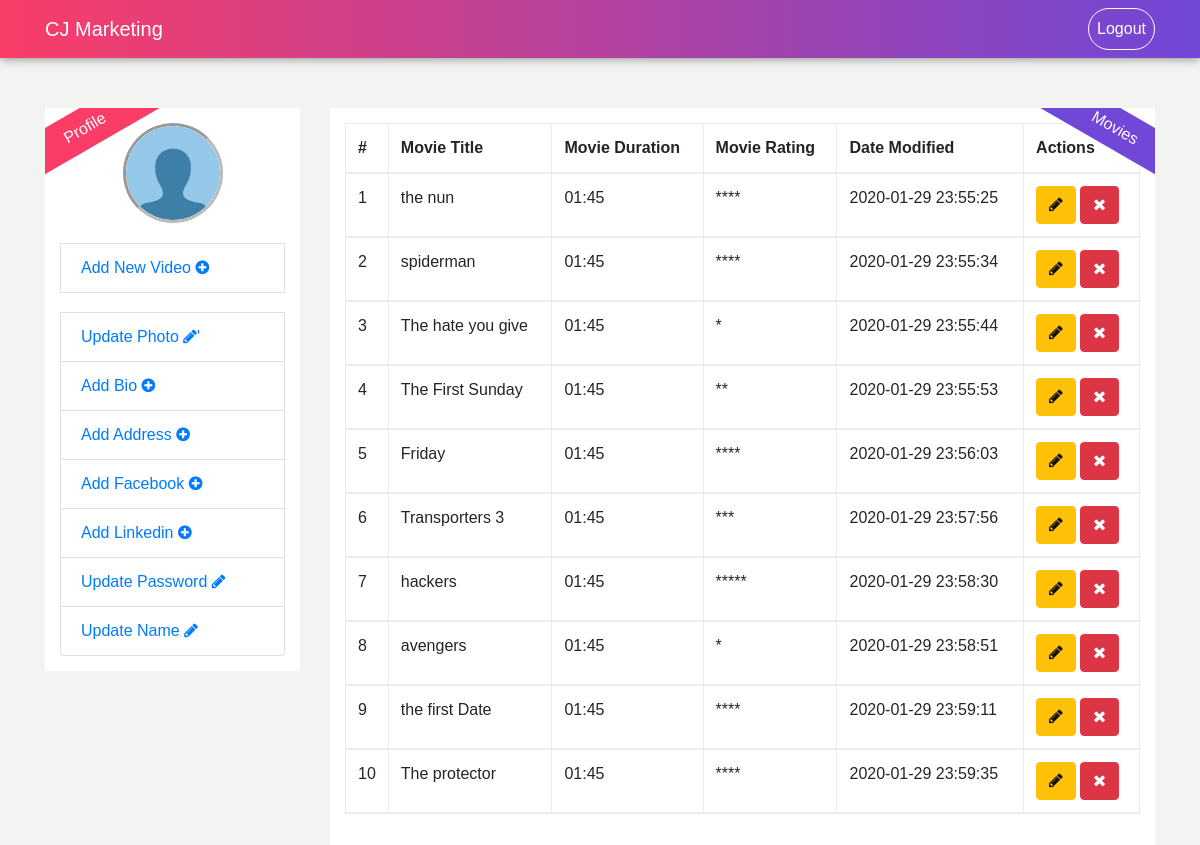
The page /profile/index.php (signed in) on the database its author committed.
### tables this page shows
CREATE TABLE `movies` (
  `id` int(11) NOT NULL AUTO_INCREMENT,
  `movie_title` varchar(100) NOT NULL,
  `movie_duration` varchar(100) NOT NULL,
  `movie_rating` int(10) NOT NULL,
  `date_modified` timestamp NOT NULL DEFAULT CURRENT_TIMESTAMP ON UPDATE CURRENT_TIMESTAMP,
  PRIMARY KEY (`id`)
);

### profile/functions/func.php (the view, shortened to what this page needs)
<?php include '../connection/db.php'; ?>
<?php
function links(){
	GLOBAL $db;
	$user_id = $_SESSION['user_id'];
	$Query = $db->prepare("SELECT * FROM users WHERE id = ?");
	$Query->execute(array($user_id));
	$r = $Query->fetch(PDO::FETCH_OBJ);
	$movies = "<a href='' data-target='#add_movies' data-toggle='modal'>Add New Video <i class='fa fa-plus-circle'></i></a>";
	if(empty($r->image)){
		$photo = "<img src='img/no_img.png' class='user_img'>";
		$photo_link = "<a href='add_photo.php'>Update Photo <i class='fa fa-pencil'></i>'</a>";
	}else{
		$photo = "<img src='img/$r->image' class='user_img'>";
		$photo_link = "<a href='add_photo.php'>Update Photo <i class='fa fa-pencil'></i></a>";
	}
	if(empty($r->bio)){
        $bio = "<a href='#' data-target='#bio' data-toggle='modal'>Add Bio <i class='fa fa-plus-circle'></i></a>";
	}else{
		$bio = "<a href='' data-target='#bio' data-toggle='modal'>Update Bio <i class='fa fa-pencil'></i></a>";
	}
	if(empty($r->address)){
		$address =  "<a href='address.php'>Add Address <i class='fa fa-plus-circle'></i></a>";
	} else {
		$address =  "<a href='address.php'>Update Address <i class='fa fa-pencil'></i></a>";
	}
	if(empty($r->facebook)){
		$facebook = "<a href='#' data-target='#facebook' data-toggle='modal'>Add Facebook <i class='fa fa-plus-circle'></i></a>";
	} else {
		$facebook = "<a href='#' data-target='#facebook' data-toggle='modal'>Update Facebook <i class='fa fa-pencil'></i></a>";
	}
	if(empty($r->linkedin)){
		$linkedin = "<a href='#' data-target='#linkedin' data-toggle='modal'>Add Linkedin <i class='fa fa-plus-circle'></i></a>";
	} else {
		$linkedin = "<a href='#' data-target='#linkedin' data-toggle='modal'>Update Linkedin <i class='fa fa-pencil'></i></a>";
	}
	echo "<ul class='list-group'>
	        $photo
	     <li class='list-group-item first-li'>$movies</li>
	     <li class='list-group-item first-li'>$photo_link</li>
         <li class='list-group-item'>$bio</li>
         <li class='list-group-item'>$address</li>
         <li class='list-group-item'>$facebook</li>
         <li class='list-group-item'>$linkedin</li>
         <li class='list-group-item'><a href='#' data-target='#update_password' data-toggle='modal'>Update Password <i class='fa fa-pencil'></i></a></li>
         <li class='list-group-item'><a href='#' data-target='#update_name' data-toggle='modal'>Update Name <i class='fa fa-pencil'></i></a></li>
	</ul>";
}
function list_movies(){
	GLOBAL $db;
	$Query = $db->prepare("SELECT * FROM movies");
	$Query->execute();
	$movies = $Query->fetchAll();
	foreach ($movies as $key => $value) {
		echo "<tr><td>".($key+1)."</td><td>".$value['movie_title']."</td><td>".$value['movie_duration']."</td>";
		if($value['movie_rating'] == "1"){
			$rating = "*";
		}
		elseif($value['movie_rating'] == "2"){
			$rating = "**";
		}
		elseif($value['movie_rating'] == "3"){
			$rating = "***";
		}
		elseif($value['movie_rating'] == "4"){
			$rating = "****";
		}
		elseif($value['movie_rating'] == "5"){
			$rating = "*****";
		}else{
			$rating = "Not Rated";
		}
		echo "<td>".$rating."</td><td>".$value['date_modified']."</td>
			<td><button class='btn btn-warning btnEditMovie' data-toggle='modal' data-target='#edit_Movies' movieId='".$value["id"]."'><i class='fa fa-pencil'></i></button>
            <button class='btn btn-danger btnDeleteMovie' movieId='".$value["id"]."'><i class='fa fa-times'></i></button>
			</td>
		</tr>";
	}
}
 ?>

### profile/index.php (shortened to what this page needs)
<?php include 'functions/func.php'; ?>
<!DOCTYPE html>
<html lang="en">
<head>
	<link rel="stylesheet" href="../assets/css/bootstrap.min.css">
	<link rel="stylesheet" href="../assets/css/style.css">
	<link rel="stylesheet" href="../assets/font-awesome/css/font-awesome.min.css">
	<link rel="stylesheet" href="../assets/css/profile.css">
</head>
<body>
	<?php include '../parts/nav.php'; ?>
    <div class="container contents">
    	<div class="row">
    		<div class="col-md-3">
    			<div class="left-area">
    				<?php links(); ?>
    			</div>
    		</div>
    		<div class="col-md-9">
    			<div class="right-area">
                <table class="table table-bordered table-striped">
                    <thead> <tr>
                                 <th style="width:10px">#</th>
                                 <th>Movie Title</th>
                                 <th>Movie Duration</th>
                                 <th>Movie Rating</th>
                                 <th>Date Modified</th>
                                 <th>Actions</th>
                                <?php list_movies(); ?>
                </table>
                 <?php include 'parts/change_password.php'; ?>
    			</div>
    		</div>
    	</div>
</body>
</html>

### parts/nav.php (shortened to what this page needs)
<nav class="navbar navbar-expand-sm navbar-light bg-light custom-nav">
	<div class="container">
		<a href="index.php" class="navbar-brand">CJ Marketing</a>
		<div class="collapse navbar-collapse" id="mynav">
			 <ul class="navbar-nav ml-auto">
			 	<li class="nav-item">
			 		<?php if(isset($_SESSION['user_id'])): ?>
			 		<a href="logout.php" class="nav-link btn-success logout-btn">Logout</a>
			 	<?php endif; ?>
			 	</li>
			 </ul>
		</div>
	</div>
</nav>

### profile/parts/change_password.php (shortened to what this page needs)
</div>

### assets/css/style.css (style rules this page uses)
body { margin:0; padding:0; font-family: sans-serif; background-color: #F3F3F2; }
.custom-nav { background: linear-gradient(left,#f93d67,#7047d7); background: -webkit-linear-gradient(left,#f93d67,#7047d7); background: -moz-linear-gradient(left,#f93d67,#7047d7); background: -ms-linear-gradient(left,#f93d67,#7047d7); box-shadow: 0 0 10px rgba(0,0,0,0.5); -webkit-box-shadow: 0 0 10px rgba(0,0,0,0.5); -moz-box-shadow: 0 0 10px rgba(0,0,0,0.5); -ms-box-shadow: 0 0 10px rgba(0,0,0,0.5); }
.custom-nav ul li a { color:#fff!important; }
.navbar-brand { color:#fff!important; }

### assets/css/profile.css (style rules this page uses)
.left-area { background-color: #fff; padding:15px; position: relative; overflow: hidden; }
.left-area::before { position: absolute; content: "Profile"; top: 0; left: -35px; width: 150px; height: 40px; line-height: 40px; text-align: center; transform: rotate(-30deg); background-color: #f93d67; color:#fff; }
.right-area { background-color: #fff; padding: 15px; overflow: hidden; position: relative; }
.right-area::before { position: absolute; content: "Movies"; top: 0; right: -35px; width: 150px; height: 40px; line-height: 40px; text-align: center; transform: rotate(30deg); background-color: #7047d7; color:#fff; }
.contents { margin-top: 50px; }
.user_img { width: 100px; height: 100px; margin:0 auto; -webkit-border-radius: 50%; -moz-border-radius: 50%; -ms-border-radius: 50%; -o-border-radius: 50%; border-radius: 50%; border:3px inset rgba(0,0,0,0.4); }
.first-li { margin-top: 20px; }
.logout-btn { background-color: rgba(0,0,0,.0); border:1px solid #fff; -webkit-border-radius: 30px; -moz-border-radius: 30px; -ms-border-radius: 30px; -o-border-radius: 30px; border-radius: 30px; }

### rows shown on the page
movies: movie_title "the nun", movie_duration "01:45", movie_rating "****", date_modified "2020-01-29 23:55:25"
movies: movie_title "spiderman", movie_duration "01:45", movie_rating "****", date_modified "2020-01-29 23:55:34"
movies: movie_title "The hate you give", movie_duration "01:45", movie_rating "*", date_modified "2020-01-29 23:55:44"
movies: movie_title "The First Sunday", movie_duration "01:45", movie_rating "**", date_modified "2020-01-29 23:55:53"
movies: movie_title "Friday", movie_duration "01:45", movie_rating "****", date_modified "2020-01-29 23:56:03"
movies: movie_title "Transporters 3", movie_duration "01:45", movie_rating "***", date_modified "2020-01-29 23:57:56"
movies: movie_title "hackers", movie_duration "01:45", movie_rating "*****", date_modified "2020-01-29 23:58:30"
movies: movie_title "avengers", movie_duration "01:45", movie_rating "*", date_modified "2020-01-29 23:58:51"
movies: movie_title "the first Date", movie_duration "01:45", movie_rating "****", date_modified "2020-01-29 23:59:11"
movies: movie_title "The protector", movie_duration "01:45", movie_rating "****", date_modified "2020-01-29 23:59:35"
